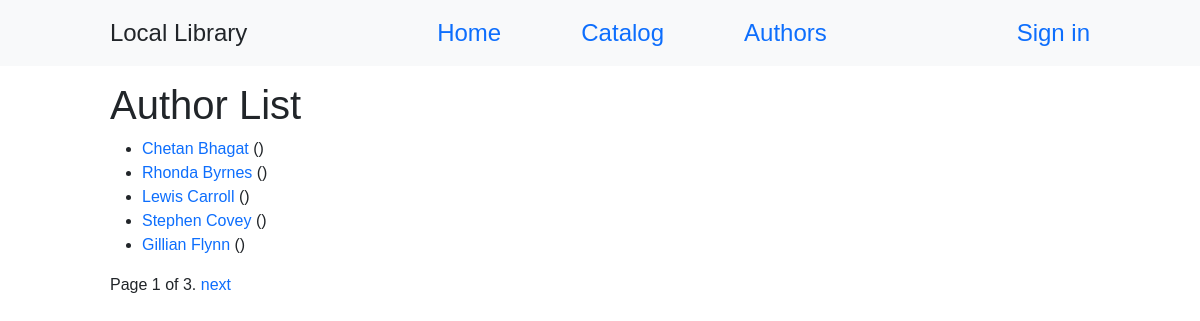
Screenshot of /catalog/authors/ with the database file from the repository.
### catalog/models.py (models this page shows, shortened)
class Author(models.Model):
    first_name = models.CharField(max_length=100)
    last_name = models.CharField(max_length=100)
    date_of_birth = models.DateField(null=True, blank=True)
    date_of_death = models.DateField('Died', null=True, blank=True)
    class Meta:
        ordering = ['last_name', 'first_name']
    def get_absolute_url(self):
        return reverse('author-detail', args=[str(self.id)])

### catalog/views.py (the view)
# urls.py: path('authors/',views.AuthorListView.as_view(),name='authors'),
class AuthorListView(generic.ListView):
    model = Author
    paginate_by = 5

### catalog/templates/catalog/author_list.html (shortened to what this page needs)
{% extends "base_generic.html" %}
{% block content %}
  <h1>Author List</h1>
  {% if author_list %}
  <ul>
    {% for author in author_list %}
      <li>
        <a href="{{ author.get_absolute_url }}">{{ author.first_name }} {{author.last_name}}</a> ()
      </li>
    {% endfor %}
  </ul>
  {% else %}
    <p>Author list is empty.</p>
  {% endif %}
{% endblock %}

### catalog/static/css/styles.css (style rules this page uses)
body { font-family: sans-serif; }
a { text-decoration: none; }

### rows the page displays
Author: first_name "Chetan", last_name "Bhagat"
Author: first_name "Rhonda", last_name "Byrnes"
Author: first_name "Lewis", last_name "Carroll"
Author: first_name "Stephen", last_name "Covey"
Author: first_name "Gillian", last_name "Flynn"

### other values shown
{{ page_obj.number }} "1"
{{ page_obj.paginator.num_pages }} "3"
